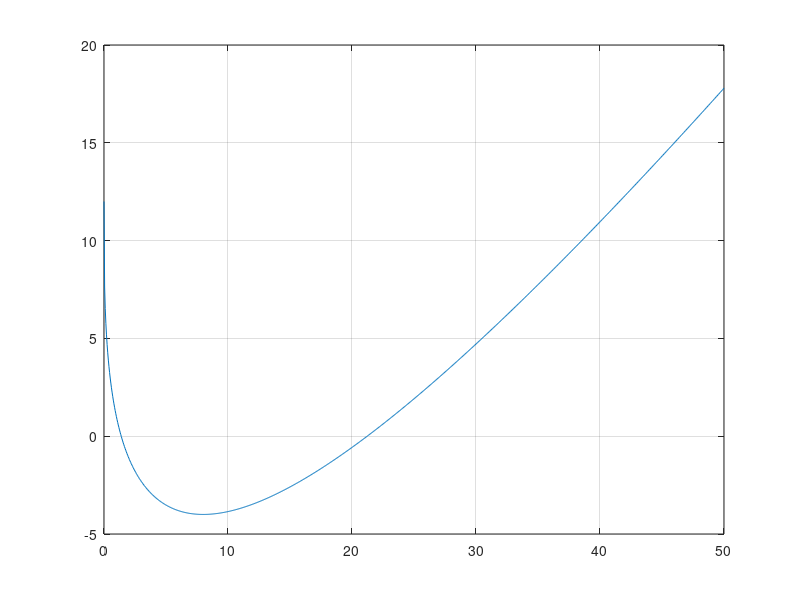

This figure's MATLAB source:
x=linspace(0,50,1000);  %x is in the given interval[0,50] and it is devided to 1000 equal parts
y=x-(12.*x.^(1/3))+12;
plot(x,y);

hold on;
 
y1 = 0;
plot(x,y1,'g-') % plot y=0 in the same plot

grid on;   %grid on because identify the intersection point clearly